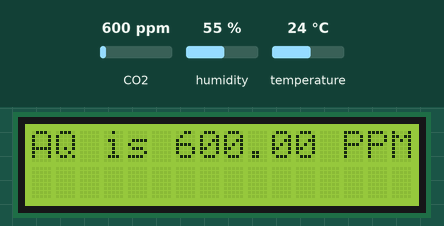
This sketch was run on a simulated Arduino Uno, built with avr-gcc and run on an emulated ATmega328P. Parts: 16×2 character LCD. The test bench sets the inputs (shaded band); at power-on: CO2 600 ppm, humidity 55 %, temperature 24 °C. What the sketch prints to the serial monitor is not drawn.

Above: at 1.2 s.
1.3 s: CO2 set to 452 ppm
At 5.7 s:
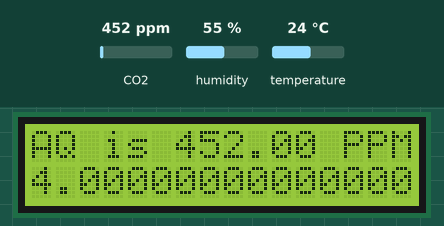
8.6 s: humidity set to 22 %
At 11.0 s:
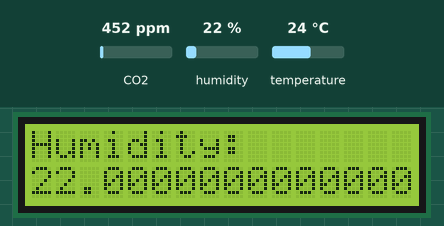
12.7 s: temperature set to 12 °C
At 16.0 s:
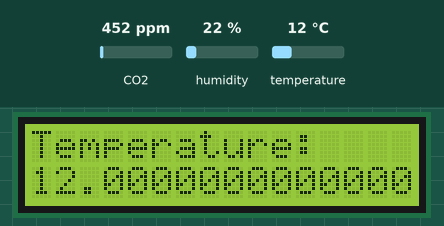
18.7 s: CO2 set to 1050 ppm
At 22.1 s:
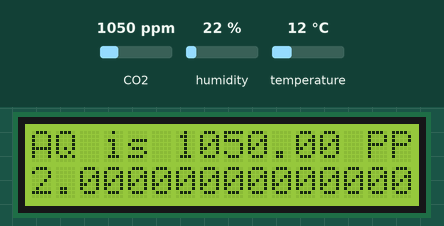
23.8 s: humidity set to 40 %
At 26.9 s:
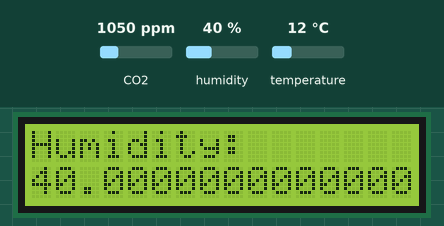
28.9 s: CO2 set to 1700 ppm
At 34.2 s:
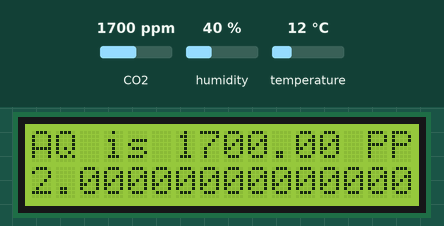
Timing chart, 0 to 35.7 s (numbered marks = the images above; inputs shaded):
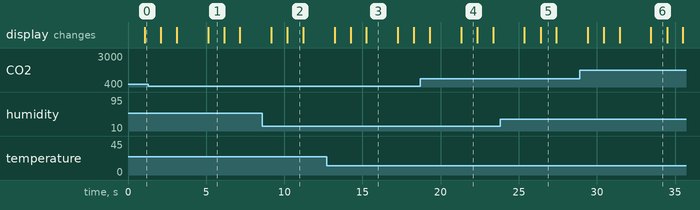

Measured:
- what the display in image 1 shows lasts 1.1 s, from 5.1 s to 6.2 s
- what the display in image 3 shows lasts 2.0 s, from 15.3 s to 17.3 s

The sketch:

Final_Project_AIRC.ino
```cpp
//Celsius to Fahrenheit conversion
double Fahrenheit(double celsius)
{
  return 1.8 * celsius + 32;
}

//Celsius to Kelvin conversion
double Kelvin(double celsius)
{
  return celsius + 273.15;
}

#include "MQ135.h"
#define ANALOGPIN A1    //  Define Analog PIN on Arduino Board
#define RZERO 206.85    //  Define RZERO Calibration Value
MQ135 gasSensor = MQ135(ANALOGPIN);

#include <DHT11.h>
#include <LiquidCrystal.h>

dht11 DHT11;

#define DHT11PIN A0
LiquidCrystal lcd(12,11,5,4,3,2);

void setup()
{
  float rzero = gasSensor.getRZero();
  Serial.print("MQ135 RZERO Calibration Value : ");
  Serial.println(rzero);

  Serial.begin(9600);
  Serial.println("DHT11 TEST PROGRAM ");
  Serial.print("LIBRARY VERSION: ");
  Serial.println(DHT11LIB_VERSION);
  Serial.println();
  lcd.clear();
  lcd.begin(16,2);
}

void loop()
{

  Serial.println("\n");

  MQ135 gasSensor = MQ135(A1);
  float air_quality = gasSensor.getPPM();
  float ppm = gasSensor.getPPM();

  delay(1000);
  digitalWrite(13,HIGH);
  Serial.print("CO2 ppm value : ");
  Serial.println(ppm);
  lcd.setCursor (0, 0);
  lcd.print (" AQ is ");
  lcd.print (air_quality);
  lcd.print (" PPM ");
  lcd.setCursor (0,1);
  lcd.scrollDisplayLeft();
  delay(1000);

  int chk = DHT11.read(DHT11PIN);

  Serial.print("Read sensor: ");
  switch (chk)
  {
    case 0: Serial.println("OK"); break;
    case -1: Serial.println("Checksum error"); break;
    case -2: Serial.println("Time out error"); break;
    default: Serial.println("Unknown error"); break;
  }

  Serial.print("Humidity(%): ");
  Serial.println((float)DHT11.humidity, A0);
  lcd.clear();
  lcd.setCursor(0,0);
  lcd.print("Humidity: ");
  lcd.setCursor(0,1);
  lcd.print((float)DHT11.humidity, A0);
  lcd.print("%");
  delay(1000);

  Serial.print("Temperature(oC): ");
  Serial.println((float)DHT11.temperature, A0);
  lcd.clear();
  lcd.setCursor(0,0);
  lcd.print("Temperature: ");
  lcd.setCursor(0,1);
  lcd.print((float)DHT11.temperature, A0);
  lcd.print("oC");
  delay(1000);


}
```
